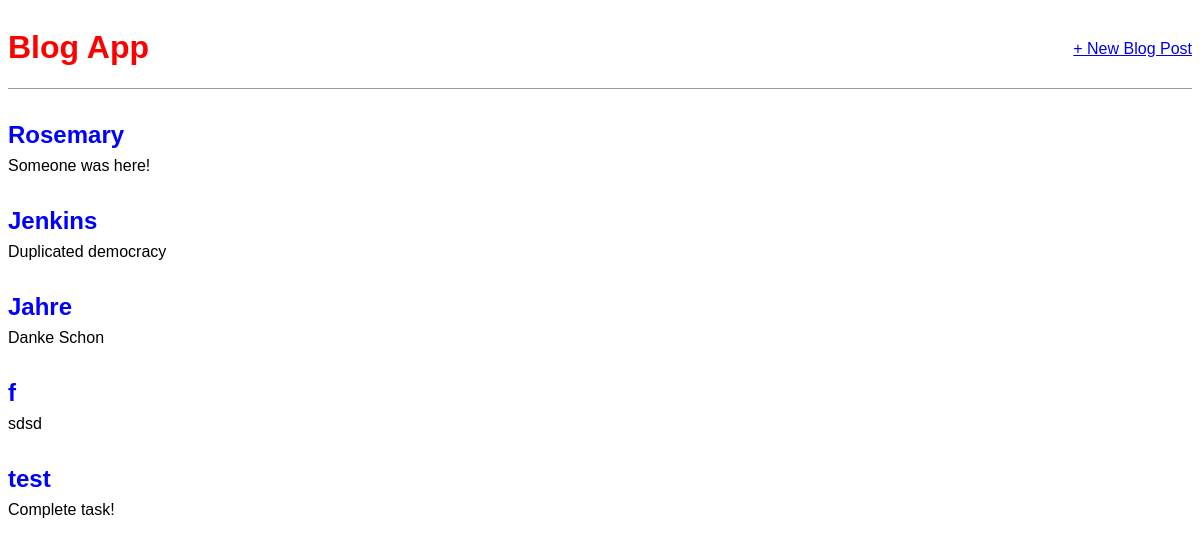
The app's page /, older data.
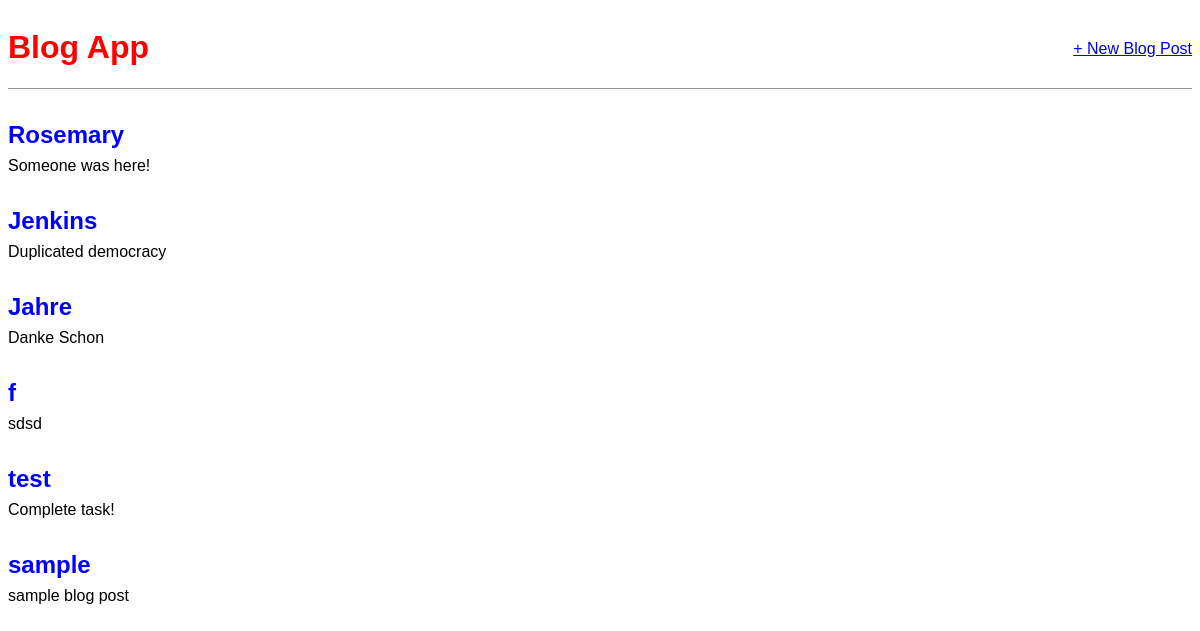
The same page, newer data.
### blog/models.py (models this page shows, shortened)
class Post(models.Model):
    title = models.CharField(max_length=200)
    author = models.ForeignKey(
        "auth.User",
        on_delete=models.CASCADE,
    )
    body = models.TextField()

### blog/views.py (the view)
# urls.py: path("", Content.as_view(), name="home"),
class Content(ListView):
    model = Post
    template_name = "home.html"

### templates/home.html
{% extends "base.html" %}
{% block content %}
{% for post in object_list %}
<div class="post-entry">
    <h2><a href="{% url 'post_detail' post.pk %}">{{ post.title }}</a></h2>
    <p>{{ post.body }}</p>
</div>
{% endfor %}
{% endblock content %}

Row changes from the older to the newer data that the page shows:
added Post: title "sample", body "sample blog post"
